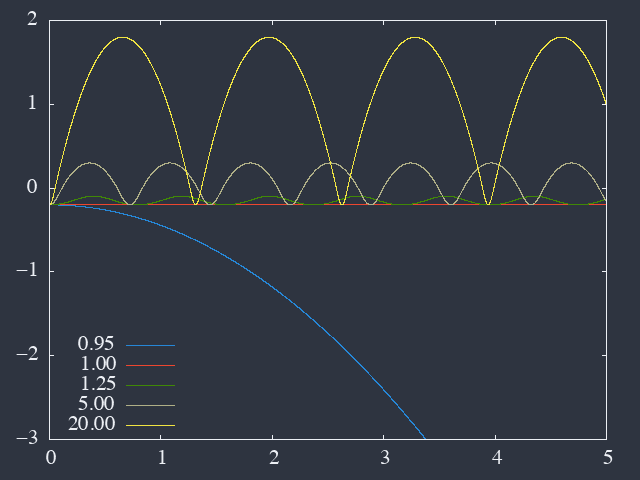

Here is the gnuplot script that generated this plot:
! ./bob.bash

set terminal dumb ansi256
set key bottom left

array m[5] = [0.95, 1, 1.25, 5, 20]

plot[][-3:2] for [j=0:4] "bob.dat" index j using 1:(-$2) \
 with lines title sprintf("%2.2f",m[j+1])

call '../../scripts/set-png.gp' 'bob.png'
